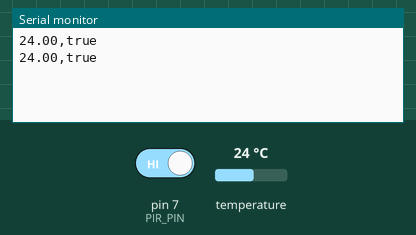
The sketch below on a simulated Arduino Uno, built with avr-gcc and run on an emulated ATmega328P. Shown: the last lines printed to the serial monitor. The test bench sets the inputs (shaded band); at power-on: pin 7 (PIR_PIN) HIGH, temperature 24 °C.

Above: at 2.3 s.
2.4 s: pin 7 (PIR_PIN) driven LOW
At 3.7 s:
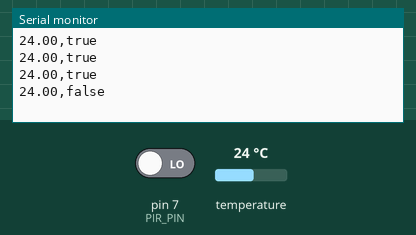
5.3 s: temperature set to 12 °C
At 6.0 s:
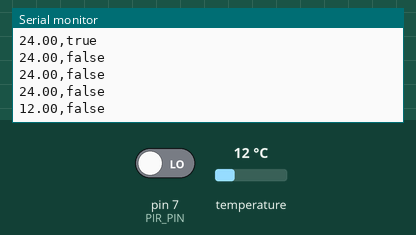
6.8 s: temperature set to 19 °C
At 7.5 s:
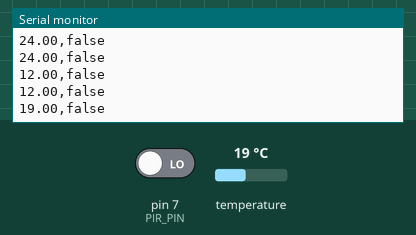
8.3 s: pin 7 (PIR_PIN) driven HIGH
At 9.0 s:
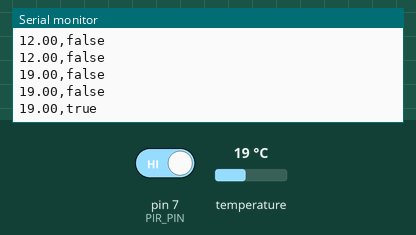
Timing chart, 0 to 10.8 s (numbered marks = the images above; inputs shaded):
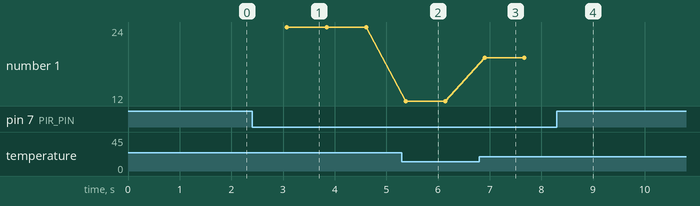

The sketch:

leitura_temperatura_DS18B20.ino
```cpp
#include <OneWire.h>
#include <DallasTemperature.h>

#define ONE_WIRE_BUS 2
#define PIR_PIN 7

OneWire oneWire(ONE_WIRE_BUS);
DallasTemperature sensor(&oneWire);

void setup() {
  Serial.begin(9600);
  sensor.begin();

  pinMode(PIR_PIN, INPUT);
}

void loop() {
  sensor.requestTemperatures();

  float temperatura = sensor.getTempCByIndex(0);
  bool presenca = digitalRead(PIR_PIN);

  Serial.print(temperatura);
  Serial.print(",");
  Serial.println(presenca ? "true" : "false");

  delay(1);
}
```

Measured:
- after the input at 2.4 s, the serial monitor: prints a new line after 0.68 s (image 1)
- after the input at 5.3 s, the serial monitor: prints a new line after 0.07 s (image 2)
- after the input at 6.8 s, the serial monitor: prints a new line after 0.10 s (image 3)
- after the input at 8.3 s, the serial monitor: prints a new line after 0.14 s (image 4)
- plotted number 1: 24 → 12 after the input at 5.3 s, 12 → 19 after the input at 6.8 s
